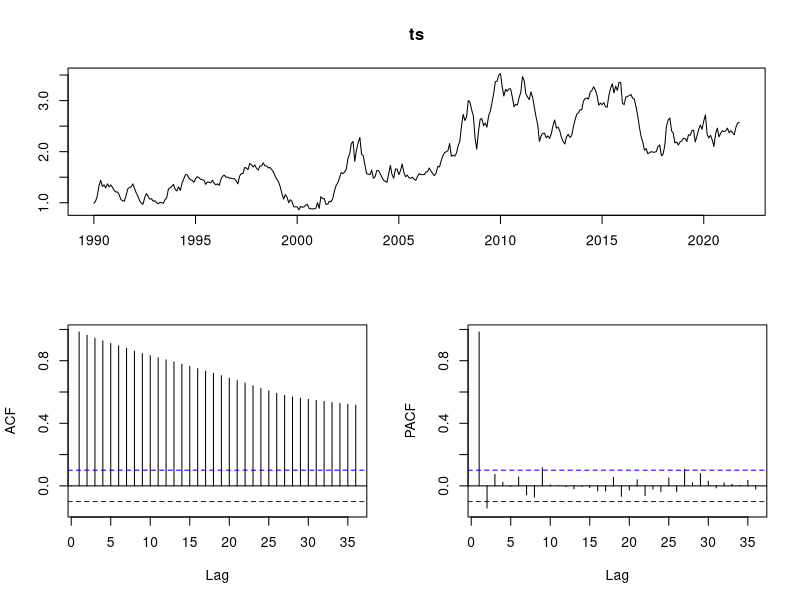
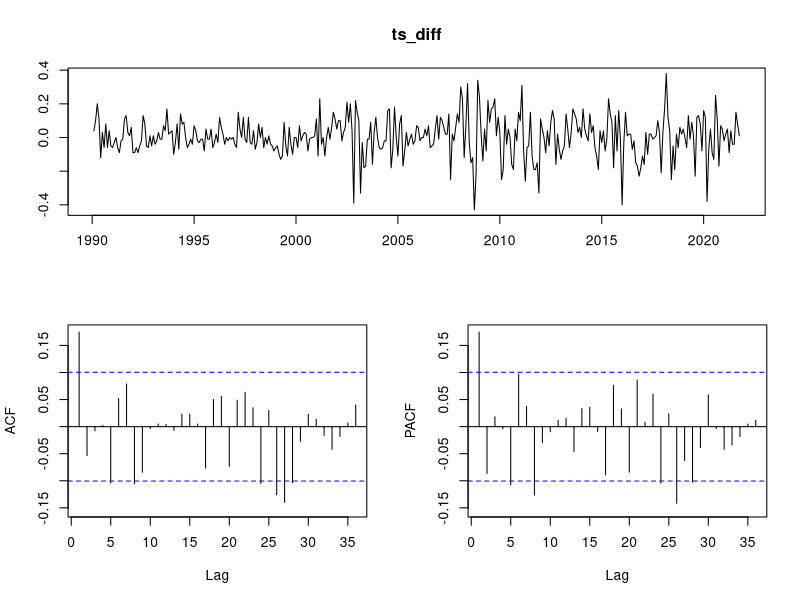
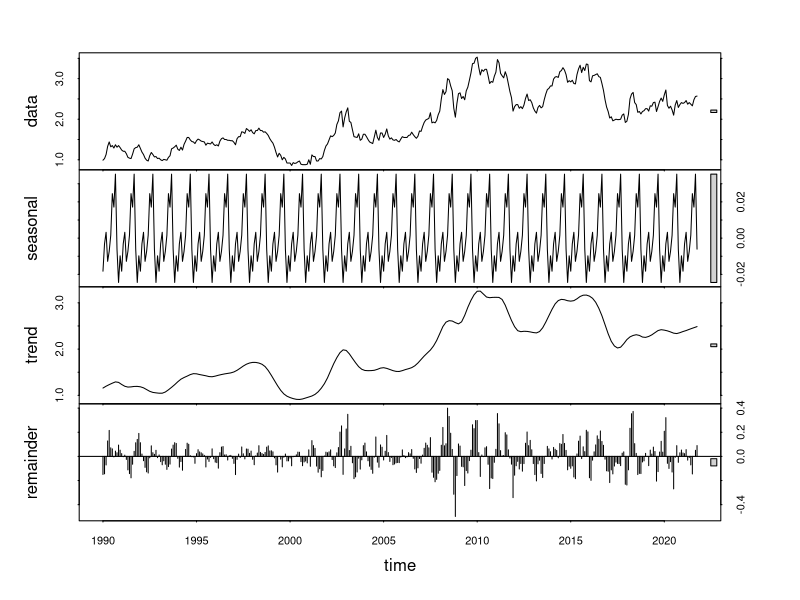
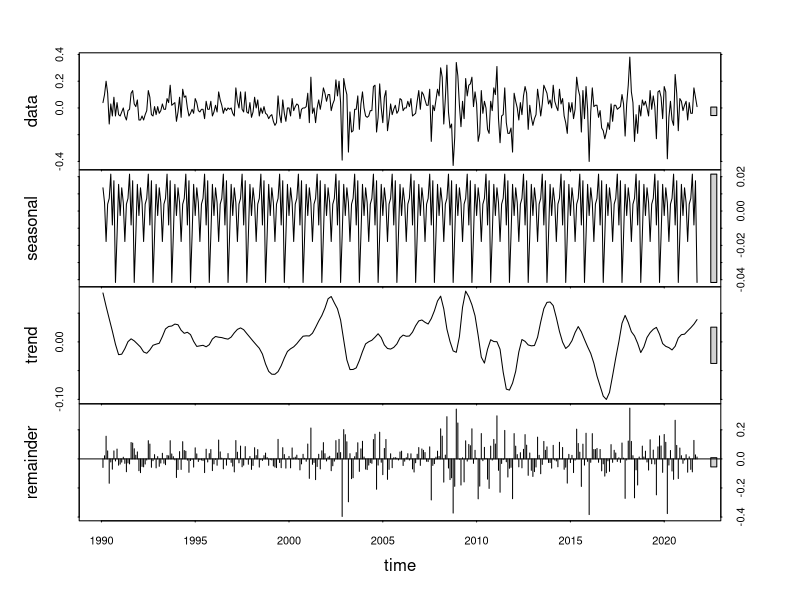
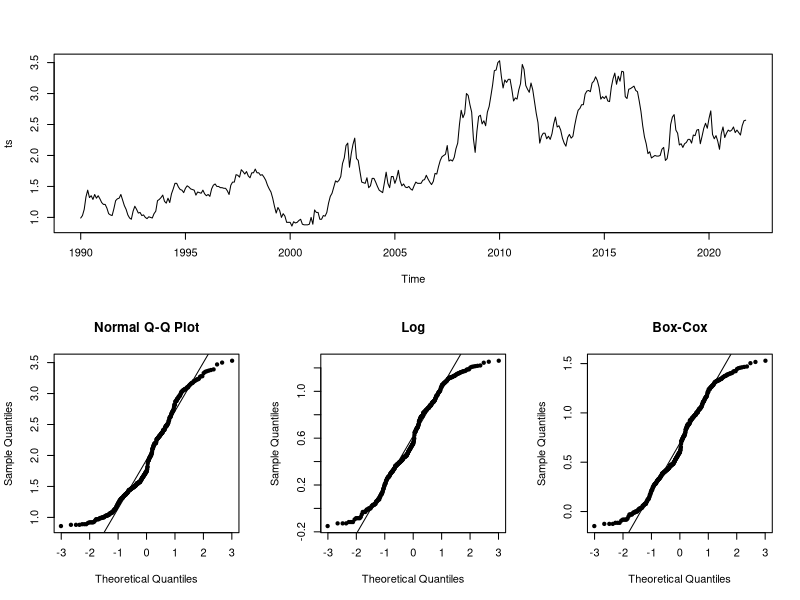
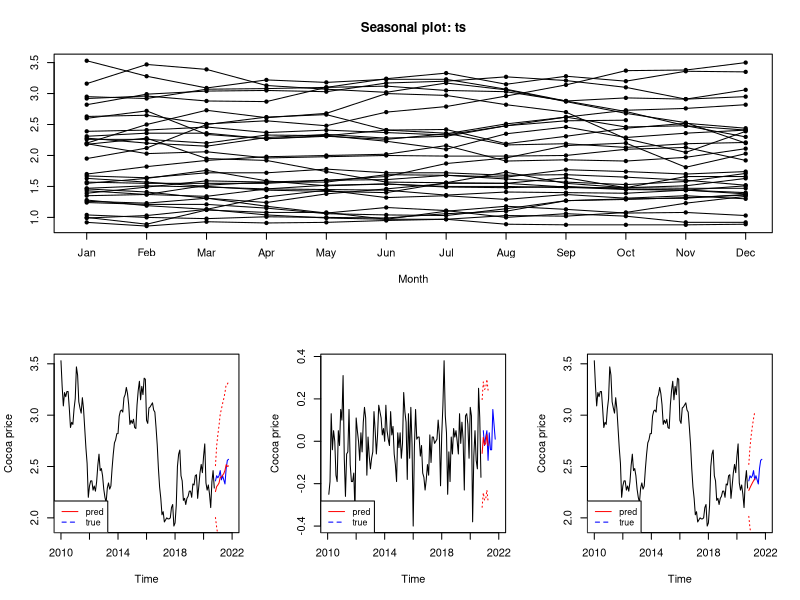

Reproduce these figures in R, in order.
setwd("C:/Users/marce/OneDrive/Education/ETH/Autumn 2021/Applied Financial Analytics for Strategic Decisions") 

dat <- read.csv("time_series_data.csv",header=FALSE)
dat[1,1] = "1990-01-01"
ts <- ts(dat[,2], start=1990, frequency=12)
ts_diff <- diff(ts)

library(forecast)
tsdisplay(ts, points = FALSE)
tsdisplay(ts_diff, points = FALSE)

H.stl <- stl(ts, s.window="periodic")
plot(H.stl)

H.stl_diff <- stl(ts_diff, s.window="periodic")
plot(H.stl_diff)

layout(matrix(c(1, 1, 1, 2, 3, 4), 2, 3, byrow = TRUE))
plot(ts)
qqnorm(ts, pch=20); qqline(ts)
qqnorm(log(ts), pch=20, main="Log"); qqline(log(ts))
tdf <- BoxCox(ts, lambda="auto")
qqnorm(tdf, pch=20, main="Box-Cox"); qqline(tdf) 

seasonplot(ts, pch=20) 

#######
ts_train = window(ts, 2010, c(2020,10))
ts_test = window(ts, c(2020,11))

#### auto ARMA model
fit_arma <- auto.arima(ts_train, max.p=5, max.q=5,
                  stationary=TRUE, allowmean=TRUE,
                  stepwise=FALSE, ic="aic") 
plot(ts_train, xlim=c(2010,2022), ylab="Cocoa price")#, xlim=c(0,250), ylim=c(-10,15), main="…"
lines(ts_test, col="blue")
pred <- predict(fit_arma, n.ahead=12)
lines(pred$pred, col="red")
lines(pred$pred + 1.96*pred$se, col="red", lty=3)
lines(pred$pred - 1.96*pred$se, col="red", lty=3)
legend("bottomleft", legend=c("pred", "true"),
       col=c("red", "blue"), lty=1:2, cex=0.8)
mape = mean(100*abs((ts_test-pred$pred)/ts_test));mape
mae <- mean(abs(ts_test-pred$pred)); mae 
rmse <- sqrt(mean((ts_test-pred$pred)^2)); rmse 

#### auto ARIMA model
fit_arma <- auto.arima(diff(ts_train), max.p=5, max.q=5,
                       stationary=TRUE, allowmean=TRUE,
                       stepwise=FALSE, ic="aic") 
plot(diff(ts_train), xlim=c(2010,2022), ylab="Cocoa price")#, xlim=c(0,250), ylim=c(-10,15), main="…"
lines(diff(ts_test), col="blue")
pred <- predict(fit_arma, n.ahead=6)
lines(pred$pred, col="red")
lines(pred$pred + 1.96*pred$se, col="red", lty=3)
lines(pred$pred - 1.96*pred$se, col="red", lty=3)
legend("bottomleft", legend=c("pred", "true"),
       col=c("red", "blue"), lty=1:2, cex=0.8)
mape = mean(100*abs((diff(ts_test)-pred$pred)/ts_test));mape
mae <- mean(abs(diff(ts_test)-pred$pred)); mae 
rmse <- sqrt(mean((diff(ts_test)-pred$pred)^2)); rmse 

#### Fit ARMA model as indicated in the paper
fit_arma <- arima(ts_train, order=c(1,0,1)) 
plot(ts_train, xlim=c(2010,2022), ylab="Cocoa price")#, xlim=c(0,250), ylim=c(-10,15), main="…"
lines(ts_test, col="blue")
pred <- predict(fit_arma, n.ahead=6)
lines(pred$pred, col="red")
lines(pred$pred + 1.96*pred$se, col="red", lty=3)
lines(pred$pred - 1.96*pred$se, col="red", lty=3)
legend("bottomleft", legend=c("pred", "true"),
       col=c("red", "blue"), lty=1:2, cex=0.8)
mape = mean(100*abs((ts_test-pred$pred)/ts_test));mape
mae <- mean(abs(ts_test-pred$pred)); mae 
rmse <- sqrt(mean((ts_test-pred$pred)^2)); rmse 